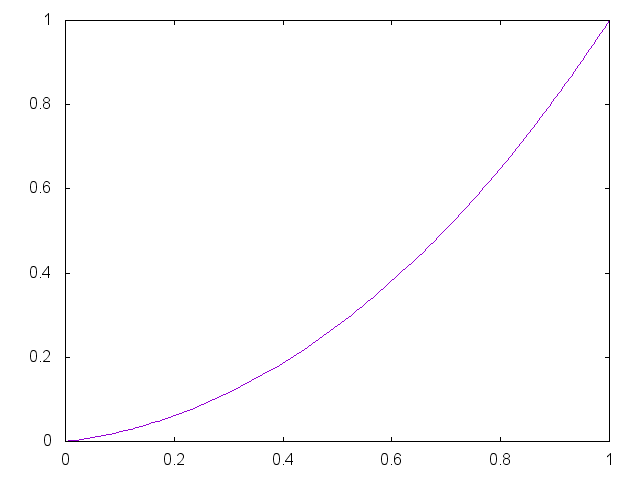

This chart was generated by the following gnuplot code:


set term png

set output "generate/static/generate/bezier-0.05-0.35.png"
plot '-' smooth bezier notitle
0 0
0.33 0.05
0.67 0.35 
1 1
e

reset;
